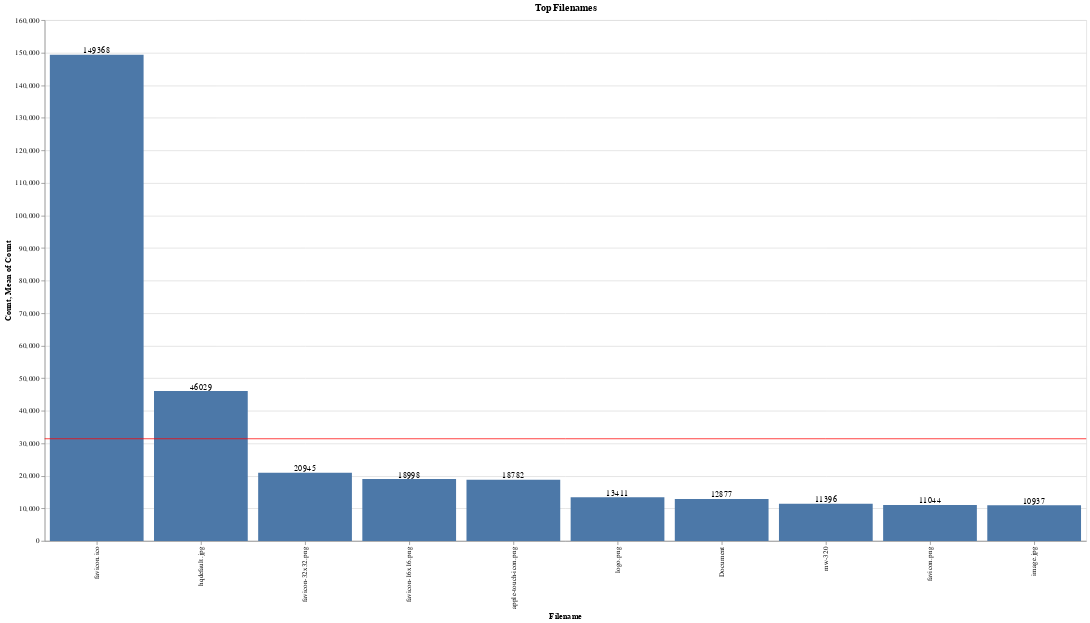

Source (notebook cell):
### Code cell
top_filenames_altair = (
    images["filename"]
    .value_counts()
    .head(10)
    .rename_axis("Filename")
    .reset_index(name="Count")
)

filenames_bar = (
    alt.Chart(top_filenames_altair)
    .mark_bar()
    .encode(x=alt.X("Filename:O", sort="-y"), y=alt.Y("Count:Q"))
)

filenames_rule = (
    alt.Chart(top_filenames_altair).mark_rule(color="red").encode(y="mean(Count):Q")
)


filenames_text = filenames_bar.mark_text(align="center", baseline="bottom").encode(
    text="Count:Q"
)

(filenames_bar + filenames_rule + filenames_text).properties(
    width=1400, height=700, title="Top Filenames"
)

### Figure 1 — Vega-Lite specification as saved in the notebook (floating-point values rounded to 4 significant figures)
{"config": {"view": {"continuousWidth": 400, "continuousHeight": 300}}, "layer": [{"mark": "bar", "encoding": {"x": {"type": "ordinal", "field": "Filename", "sort": "-y"}, "y": {"type": "quantitative", "field": "Count"}}}, {"mark": {"type": "rule", "color": "red"}, "encoding": {"y": {"type": "quantitative", "aggregate": "mean", "field": "Count"}}}, {"mark": {"type": "text", "align": "center", "baseline": "bottom"}, "encoding": {"text": {"type": "quantitative", "field": "Count"}, "x": {"type": "ordinal", "field": "Filename", "sort": "-y"}, "y": {"type": "quantitative", "field": "Count"}}}], "data": {"name": "data-4015e968a6ed201e71aa849c8201d16a"}, "height": 700, "title": "Top Filenames", "width": 1400, "$schema": "https://vega.github.io/schema/vega-lite/v4.8.1.json", "datasets": {"data-4015e968a6ed201e71aa849c8201d16a": [{"Filename": "favicon.ico", "Count": 149368}, {"Filename": "hqdefault.jpg", "Count": 46029}, {"Filename": "favicon-32x32.png", "Count": 20945}, {"Filename": "favicon-16x16.png", "Count": 18998}, {"Filename": "apple-touch-icon.png", "Count": 18782}, {"Filename": "logo.png", "Count": 13411}, {"Filename": "Document", "Count": 12877}, {"Filename": "mw-320", "Count": 11396}, {"Filename": "favicon.png", "Count": 11044}, {"Filename": "image.jpg", "Count": 10937}]}}
